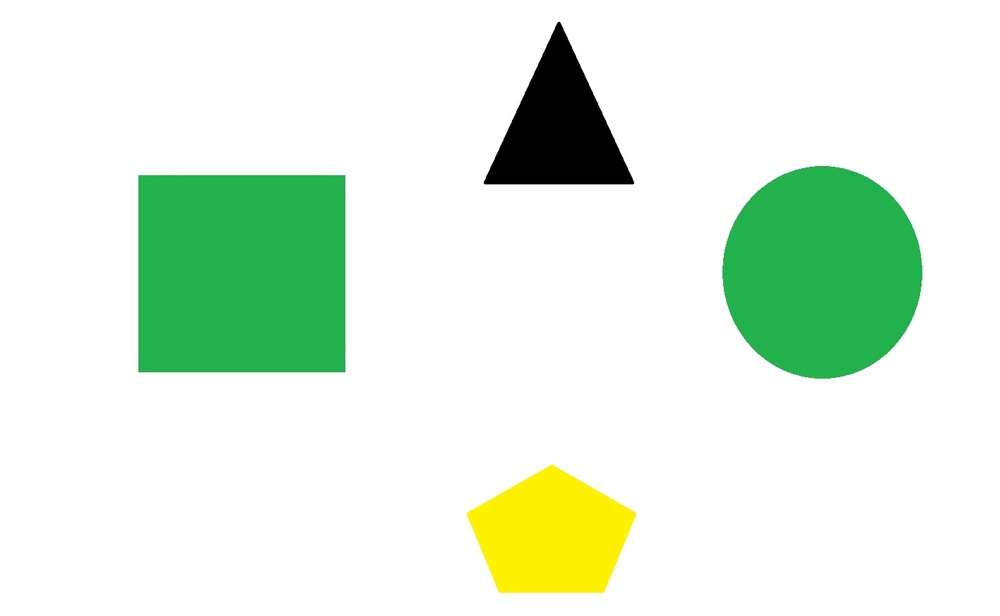
#> input picture task 11/test.jpg, 1000 x 616 px, shrunk from 1416 x 872 before the run
$ python 'task 11.py'
#> lines starting #> are read from the running program, lines starting #| are printed output that depends on the picture; after the words box and inside, x2 and y2 are one past the last pixel; in counts of white or black regions, pixels touching at a corner belong together
import cv2
import numpy as np

image=cv2.imread("test.jpg")
#> image is the input picture: shape (616, 1000, 3); mean B, G, R 222.1, 240, 223.3

gray=cv2.cvtColor(image,cv2.COLOR_BGR2GRAY)
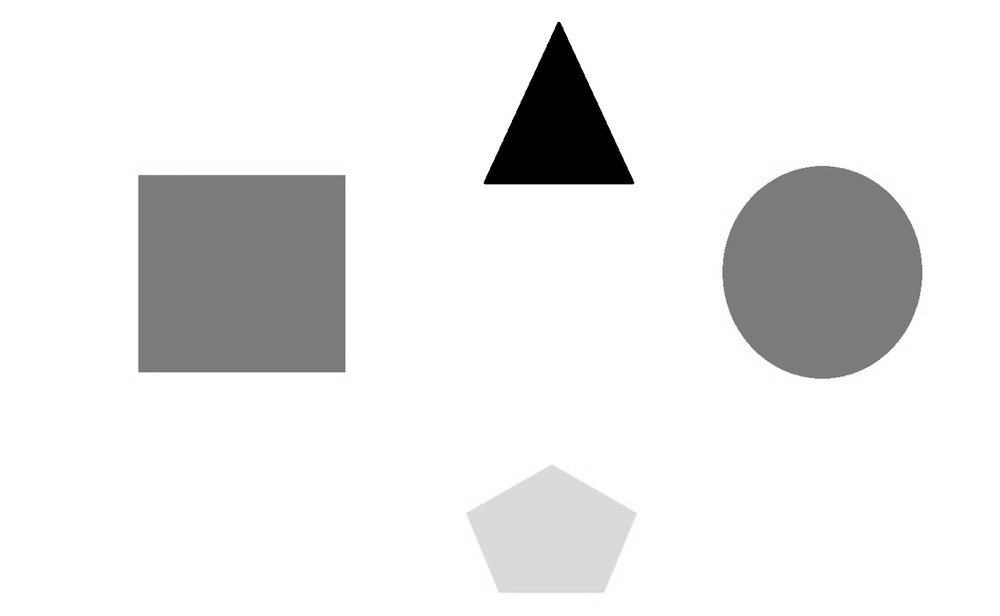
#> gray: shape (616, 1000); min 0, max 255, mean 232.9

ret,mask=cv2.threshold(gray,240,255,cv2.THRESH_BINARY_INV)
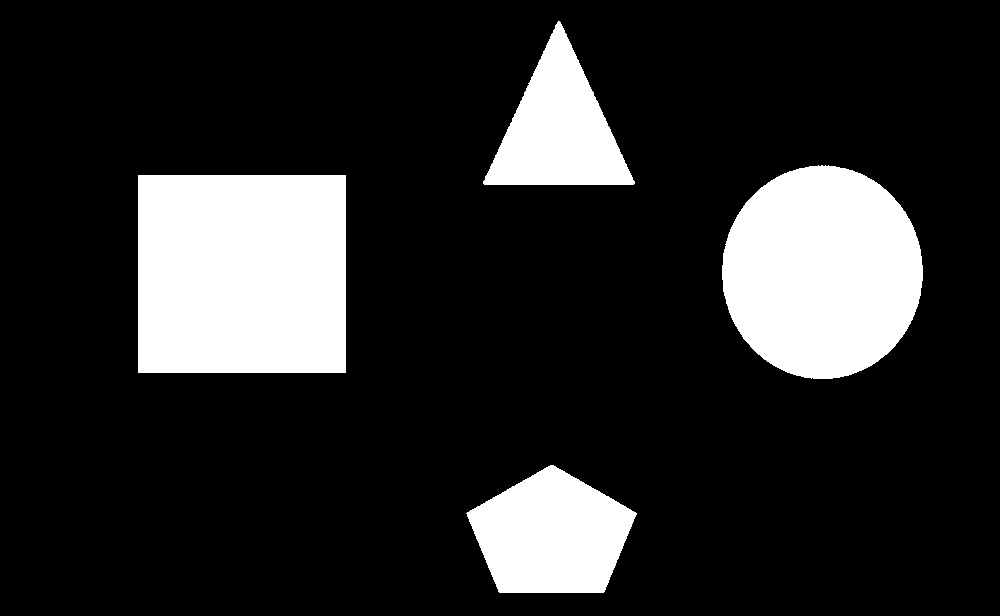
#> mask: shape (616, 1000); 16.7% white; 4 white regions

contours,hierarchy=cv2.findContours(mask.copy(),cv2.RETR_TREE,cv2.CHAIN_APPROX_SIMPLE)
#> contours = 4 contours; box (x1, y1, x2, y2) and area: (138, 175, 346, 373) 40779, (722, 165, 923, 379) 33373, (466, 465, 637, 593) 14997, (483, 21, 635, 185) 12601

sorted_contours=sorted(contours,key=cv2.contourArea,reverse=True)
#> sorted_contours has the same summary as contours

largest_contour=sorted_contours[0]
#> largest_contour = [[138, 175], [138, 372], [345, 372], [345, 175]]

x,y,w,h=cv2.boundingRect(largest_contour)
#> x = 138; y = 175; w = 208; h = 198

center_x = int(x + w / 2)
#> center_x = 242
center_y = int(y + h / 2)
#> center_y = 274

cv2.rectangle(image, (x, y), (x + w, y + h), (0, 0, 255), 3)
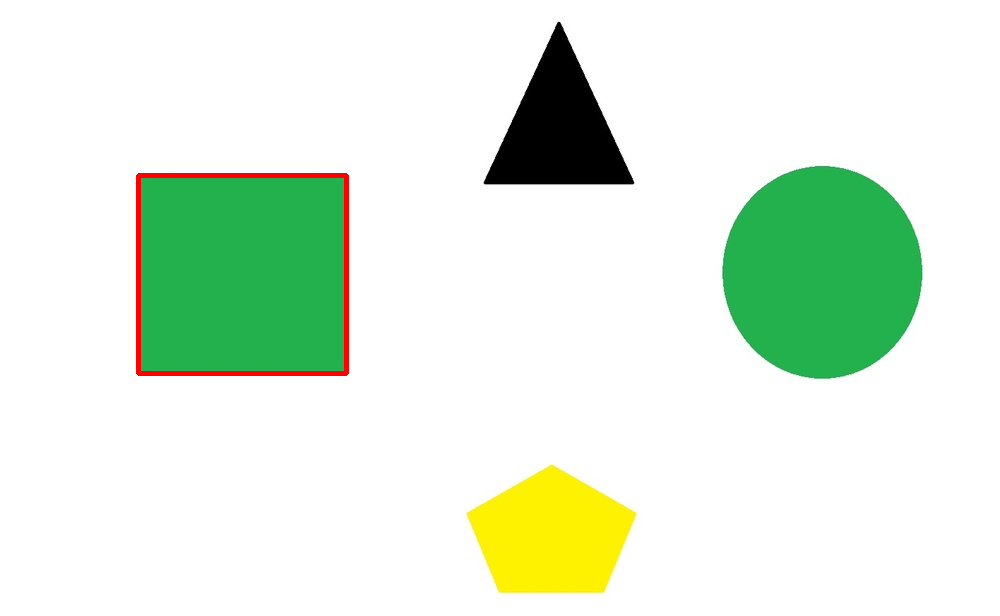
#> image: shape (616, 1000, 3); 0.66% of pixels changed, all inside (x1, y1, x2, y2) = (136, 173, 349, 376)

cv2.circle(image, (center_x,center_y), 5, (0, 0, 255), -1)
#> image: shape (616, 1000, 3); 0.01% of pixels changed, all inside (x1, y1, x2, y2) = (237, 269, 248, 280)

cv2.imshow("result", image)
cv2.waitKey(0)
cv2.destroyAllWindows()
